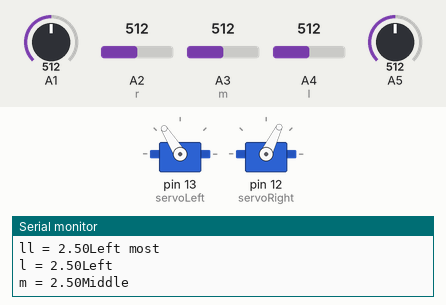
The sketch below on a simulated Arduino Uno, built with avr-gcc and run on an emulated ATmega328P. On the bench: 2 × servo, the last lines printed to the serial monitor. The inputs (shaded band) are chosen by the test bench; at power-on: A1 = 512, A2 (r) = 512, A3 (m) = 512, A4 (l) = 512, A5 = 512. At 8.8 s the program stops and its outputs stay as they are.

Above: at 1.28 s.
1.3 s: A1 set to 216
At 1.91 s:
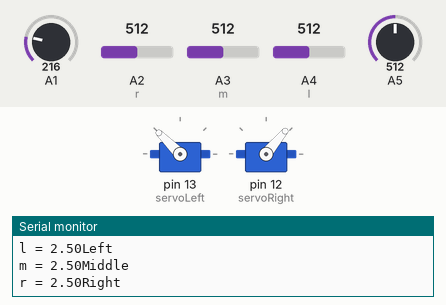
4.3 s: A1 set to 190
At 5.6 s:
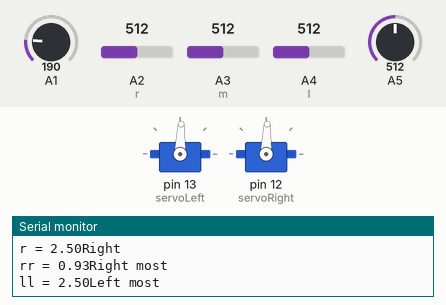
At 8.5 s:
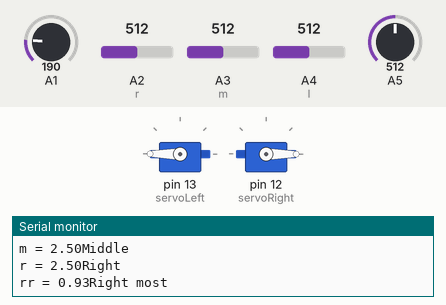
Timing chart, 0 to 10.0 s (numbered marks = the images above; inputs shaded):
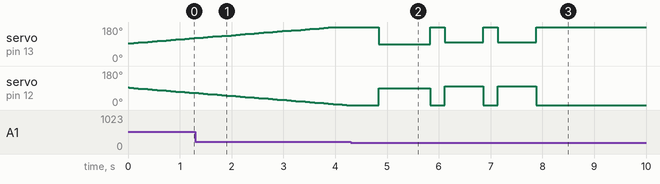

The sketch:

Final.ino
```cpp
#include <Servo.h>

// Declare left and right servos
Servo servoLeft;
Servo servoRight;
int err = 0;
int kp = 15;
int ki = 15;
int st=0;

float threshold = 1.0;

int l = A4;
int m = A3;
int r = A2;

int ll = A5;
int rr = A1;

int grid[8] = {2,1, 3, 3, 2, 2, 2,0}; // 0 - Stop, 1 - Left, 2 - Straight, 3 - Right
int index = 0;

void setup() // Built-in initialization block
{
  Serial.begin(9600); //Enable serial communication
  servoLeft.attach(13); // Attach left signal to pin 13
  servoRight.attach(12); // Attach right signal to pin 12
  servoLeft.writeMicroseconds(1500); // limit speed (Full speed forward use 1700)
  servoRight.writeMicroseconds(1500); //Full speed forward use 1300
}

void loop() // Main loop auto-repeats
{
  Serial.print("l = "); // Display "A3 = "
  Serial.print(Left(l)); // Display measured A3 volts
  Serial.println("Left"); // Display " Voltage of Left sensor" & add newline

  Serial.print("m = "); // Display "A4 = "
  Serial.print(Middle(m)); // Display measured A4 volts
  Serial.println("Middle"); // Display " Voltage of Middle sensor" & add newline

  Serial.print("r = "); // Display "A5 = "
  Serial.print(Right(r)); // Display measured A5 volts
  Serial.println("Right"); // Display " Voltage of Right sensor" & add newline

  Serial.print("rr = "); // Display "A5 = "
  Serial.print(Right(rr)); // Display measured A5 volts
  Serial.println("Right most"); // Display " Voltage of Right sensor" & add newline

  Serial.print("ll = "); // Display "A5 = "
  Serial.print(Left(ll)); // Display measured A5 volts
  Serial.println("Left most"); // Display " Voltage of Right sensor" & add newline

  if ((Left(ll) < threshold) ||(Right(rr) < threshold))
  {
    switch(grid[index])
    {
      case 1:     forward(st);
                  delay(250);
                  left90();
                  delay(500);
                  index++;
                  break;
      case 2:     st++;
                  forward(st);
                  delay(250);
                  err = 0;
                  index++;
                  break;
      case 3:     forward(st);
                  delay(250);
                  right90();
                  delay(250);
                  index++;
                  break;
      case 0:     servoLeft.detach(); // Stop servo signals
                  servoRight.detach();
                  while(1)
                  {}
                  break;
    }
 }

//For Left Sensor A3
  if (Left(l) < threshold) // If left sensor detected then turn Right
  {
    st = 0;
    err--;
    left(err);
  }

  //For Right Sensor A5
  if(Right(r) < threshold) // If Right sensor detected then turn Right
  {
    st=0;
    err++;
    right(err);
  }

  if((Left(l) > threshold && Right(r) > threshold)) //If both are white run forward
  {
    st++;
    forward(st);
    err = 0;
  }
}

void left(int e)
  {
    servoLeft.writeMicroseconds(1500);
    servoRight.writeMicroseconds(1500 + (e*ki) - kp);
  }

void right(int e)
  {
    servoLeft.writeMicroseconds(1500 + (e*ki) + kp);
    servoRight.writeMicroseconds(1500);
  }

void forward(int st)
  {
    servoLeft.writeMicroseconds(1500 + (st*20) + (err*ki)); // Full speed forward 1700
    servoRight.writeMicroseconds(1500 - (st*20) + (err*ki)); //1300
  }

float Left(int l) // Measures volts at adPin
{ // Returns floating point voltage
  return float(analogRead(l)) * 5.0 / 1024.0;
}

float Middle(int m) // Measures volts at adPin
{ // Returns floating point voltage
  return float(analogRead(m)) * 5.0 / 1024.0;
}

float Right(int r) // Measures volts at adPin
{ // Returns floating point voltage
  return float(analogRead(r)) * 5.0 / 1024.0;
}

void left90()
{
    servoLeft.writeMicroseconds(1450);
    servoRight.writeMicroseconds(1450);
    delay(500);
    servoLeft.writeMicroseconds(1450);
    servoRight.writeMicroseconds(1450);
}

void right90()
{

  servoLeft.writeMicroseconds(1550);
  servoRight.writeMicroseconds(1550);
  delay(500);
  servoLeft.writeMicroseconds(1550);
  servoRight.writeMicroseconds(1550);
}

void fwd()
{

  servoLeft.writeMicroseconds(1550);
  servoRight.writeMicroseconds(1500);
}
```

Measured:
- the behaviour switches between 205 and 204 on A1 (found by bisection; images 1 and 2)
- after the input at 4.3 s, servo on pin 13 (servoLeft): 180° → 88° after 0.54 s, then repeats every 1.0 s: 180° 0.27 s, 98° 0.75 s, until it stays 180° from 7.9 s; servo on pin 12 (servoRight): 0° → 88° after 0.54 s, then repeats every 1.0 s: 0° 0.27 s, 98° 0.75 s, until it stays 0° from 7.9 s
